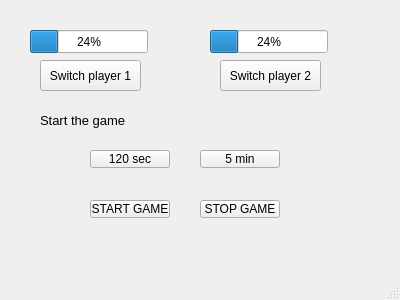
<?xml version="1.0" encoding="UTF-8"?>
<ui version="4.0">
 <class>MainWindow</class>
 <widget class="QMainWindow" name="MainWindow">
  <property name="geometry">
   <rect>
    <x>0</x>
    <y>0</y>
    <width>400</width>
    <height>300</height>
   </rect>
  </property>
  <property name="windowTitle">
   <string>MainWindow</string>
  </property>
  <widget class="QWidget" name="centralwidget">
   <widget class="QPushButton" name="SwitchPlayer1">
    <property name="geometry">
     <rect>
      <x>40</x>
      <y>60</y>
      <width>101</width>
      <height>31</height>
     </rect>
    </property>
    <property name="text">
     <string>Switch player 1</string>
    </property>
   </widget>
   <widget class="QPushButton" name="SwitchPlayer2">
    <property name="geometry">
     <rect>
      <x>220</x>
      <y>60</y>
      <width>101</width>
      <height>31</height>
     </rect>
    </property>
    <property name="text">
     <string>Switch player 2</string>
    </property>
   </widget>
   <widget class="QProgressBar" name="progressBar1">
    <property name="geometry">
     <rect>
      <x>30</x>
      <y>30</y>
      <width>118</width>
      <height>23</height>
     </rect>
    </property>
    <property name="value">
     <number>24</number>
    </property>
   </widget>
   <widget class="QProgressBar" name="progressBar2">
    <property name="geometry">
     <rect>
      <x>210</x>
      <y>30</y>
      <width>118</width>
      <height>23</height>
     </rect>
    </property>
    <property name="value">
     <number>24</number>
    </property>
   </widget>
   <widget class="QLabel" name="label">
    <property name="geometry">
     <rect>
      <x>40</x>
      <y>100</y>
      <width>291</width>
      <height>41</height>
     </rect>
    </property>
    <property name="font">
     <font>
      <pointsize>10</pointsize>
     </font>
    </property>
    <property name="text">
     <string>Start the game</string>
    </property>
   </widget>
   <widget class="QPushButton" name="twoMin">
    <property name="geometry">
     <rect>
      <x>90</x>
      <y>150</y>
      <width>80</width>
      <height>18</height>
     </rect>
    </property>
    <property name="text">
     <string>120 sec</string>
    </property>
   </widget>
   <widget class="QPushButton" name="fiveMin">
    <property name="geometry">
     <rect>
      <x>200</x>
      <y>150</y>
      <width>80</width>
      <height>18</height>
     </rect>
    </property>
    <property name="text">
     <string>5 min</string>
    </property>
   </widget>
   <widget class="QPushButton" name="StartGame">
    <property name="geometry">
     <rect>
      <x>90</x>
      <y>200</y>
      <width>80</width>
      <height>18</height>
     </rect>
    </property>
    <property name="text">
     <string>START GAME</string>
    </property>
   </widget>
   <widget class="QPushButton" name="StopGame">
    <property name="geometry">
     <rect>
      <x>200</x>
      <y>200</y>
      <width>80</width>
      <height>18</height>
     </rect>
    </property>
    <property name="text">
     <string>STOP GAME</string>
    </property>
   </widget>
  </widget>
  <widget class="QMenuBar" name="menubar">
   <property name="geometry">
    <rect>
     <x>0</x>
     <y>0</y>
     <width>400</width>
     <height>17</height>
    </rect>
   </property>
  </widget>
  <widget class="QStatusBar" name="statusbar"/>
 </widget>
 <resources/>
 <connections/>
</ui>
